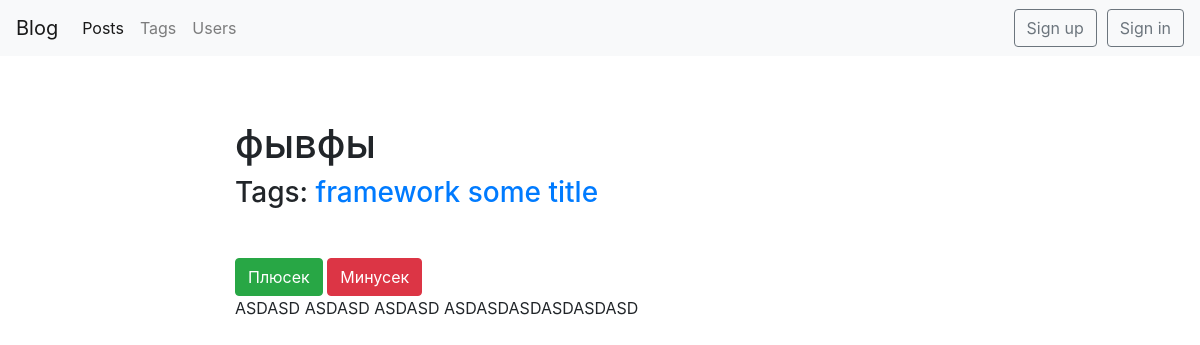
Screenshot of /blog/post/фывфы-1537808133/ with the database file from the repository.
### blog/models.py (models this page shows, shortened)
class Post(models.Model):
    title = models.CharField(max_length=150, db_index=True)
    slug = models.SlugField(max_length=150, unique=True, blank=True)
    body = models.TextField(blank=True, db_index=True)
    date_pub = models.DateTimeField(auto_now_add=True)
    tags = models.ManyToManyField('Tag', blank=True, related_name='posts')
    author = models.ForeignKey(BlogUser, on_delete=models.CASCADE, null=True, default=None)
    rating = models.IntegerField(default=0, blank=True)
    class Meta:
        ordering = ['-date_pub']

class Tag(models.Model):
    title = models.CharField(max_length=50)
    slug = models.SlugField(max_length=50, unique=True)
    def __str__(self):
        return '{}'.format(self.title)
    def get_absolute_url(self):
        return reverse('tag_detail_url', kwargs={'slug': self.slug})
    class Meta:
        ordering = ['title']

### blog/views.py (the view, shortened to what this page needs)
# urls.py: path('post/<str:slug>/', PostDetail.as_view(), name='post_detail_url'),
class PostDetail(ObjectDetailMixin, View):
    model = Post
    template = 'blog/post_detail.html'

### blog/utils.py (called while the page is built)
    def get(self, request, slug):
        obj = get_object_or_404(self.model, slug__iexact=slug)
        context = {self.model.__name__.lower(): obj,
                   'admin_object': obj,
                   'user_username': request.user.username,
                   'detail': True, }
        if self.model == Post:
            context['author_username'] = obj.author.username
        return render(request, self.template, context=context)

### blog/templates/blog/post_detail.html (shortened to what this page needs)
{% extends 'blog/base_blog.html' %}
{% block content %}
<h1 class="mt-5">
    {{ post.title }}
</h1>
<h3 class="mb-5"> Tags:
    {% for tag in post.tags.all %}
    <a href="{{ tag.get_absolute_url }}">{{ tag }}</a>
    {% endfor %}
</h3>
<form action="." method="post">
    <button type="submit" class="btn btn-success" name="plus" value="1">Плюсек</button>
    <button type="submit" class="btn btn-danger" name="minus" value="1">Минусек</button>
</form>
<p>
    {{ post.body }}
</p>
{% endblock %}

### rows the page displays
Post: title "фывфы", body "ASDASD ASDASD ASDASD ASDASDASDASDASDASD"
Tag: title "framework"
Tag: title "some title"
